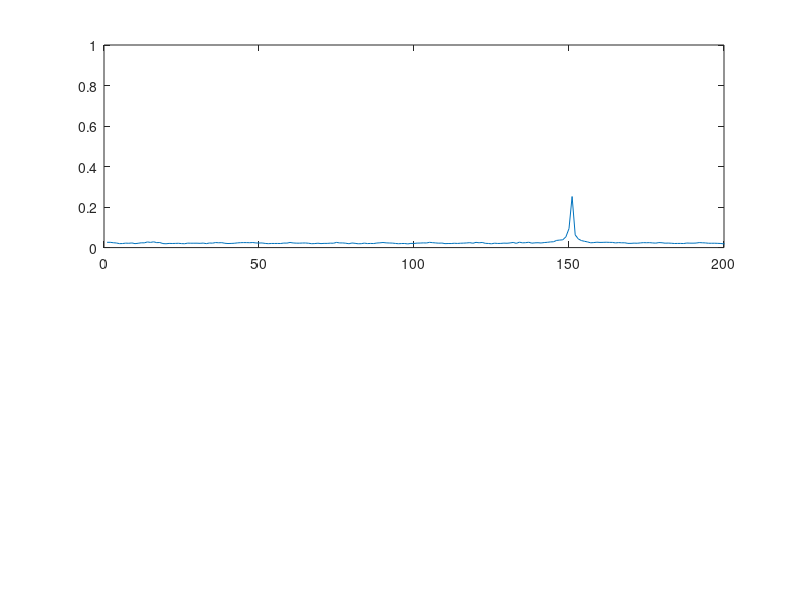
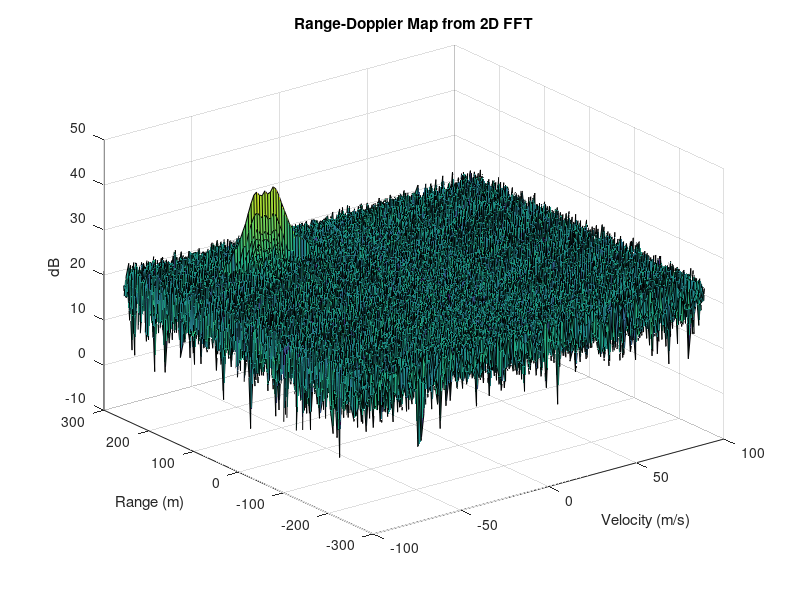
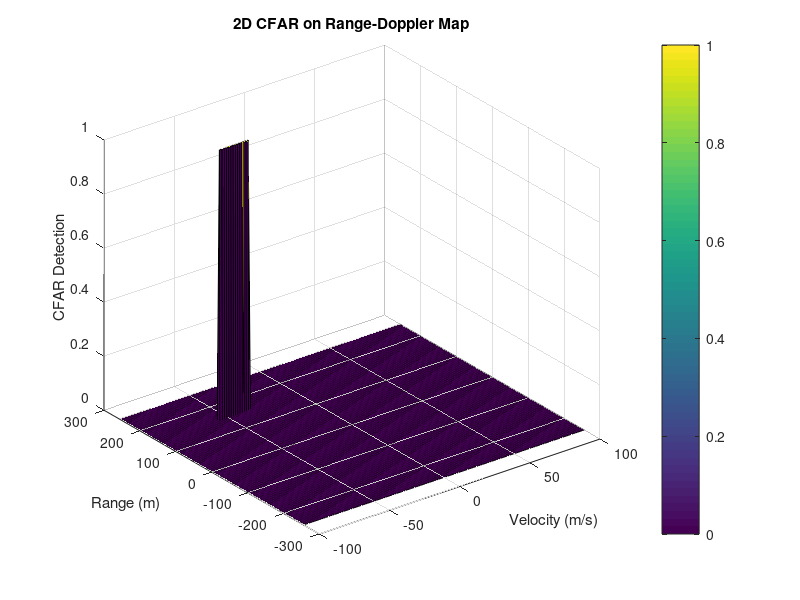

Source code (MATLAB) for these figures, in order:
clear all
clc;

%% Radar Specifications 
%%%%%%%%%%%%%%%%%%%%%%%%%%%
% Frequency of operation = 77GHz
% Max Range = 200m
% Range Resolution = 1 m
% Min Velocity = -70 m/s
% Max Velocity = 70 m/s
%%%%%%%%%%%%%%%%%%%%%%%%%%%
max_range = 200;

%speed of light = 3e8
c = 3e8;
%% User Defined Range and Velocity of target
% *%DONE* :
% define the target's initial position and velocity. Note : Velocity
% remains contant
R = 150; % initial range of the target in meters
v = -50; % velocity of the target in m/s (negative indicates moving towards the radar)


%% FMCW Waveform Generation

% *%DONE* :
%Design the FMCW waveform by giving the specs of each of its parameters.
% Calculate the Bandwidth (B), Chirp Time (Tchirp) and Slope (slope) of the FMCW
% chirp using the requirements above.
range_resolution = 1; % meter
B = c / (2 * range_resolution); % Bandwidth for the given range resolution
Tchirp = 5.5 * (2 * max_range / c); % Chirp time for the given maximum range
slope = B / Tchirp; % slope of FMCW chirp

disp(['slope: ', num2str(B)]);


%Operating carrier frequency of Radar 
fc= 77e9;             %carrier freq

                                                          
%The number of chirps in one sequence. Its ideal to have 2^ value for the ease of running the FFT
%for Doppler Estimation. 
Nd=128;                   % #of doppler cells OR #of sent periods % number of chirps

%The number of samples on each chirp. 
Nr=1024;                  %for length of time OR # of range cells

% Timestamp for running the displacement scenario for every sample on each
% chirp
t=linspace(0,Nd*Tchirp,Nr*Nd); %total time for samples


%Creating the vectors for Tx, Rx and Mix based on the total samples input.
Tx=zeros(1,length(t)); %transmitted signal
Rx=zeros(1,length(t)); %received signal
Mix = zeros(1,length(t)); %beat signal

%Similar vectors for range_covered and time delay.
r_t=zeros(1,length(t));
td=zeros(1,length(t));


%% Signal generation and Moving Target simulation
% Running the radar scenario over the time. 

for i=1:length(t)         
    % *%DONE* :
    %For each time stamp update the Range of the Target for constant velocity. 
    r_t(i) = R + v * t(i);
    td(i) = 2 * r_t(i) / c;
    
    % *%DONE* :
    %For each time sample we need update the transmitted and
    %received signal. 
    Tx(i) = cos(2 * pi * (fc * t(i) + (slope * t(i)^2) / 2));
    Rx(i) = cos(2 * pi * (fc * (t(i) - td(i)) + (slope * (t(i) - td(i))^2) / 2));
    
    % *%DONE* :
    %Now by mixing the Transmit and Receive generate the beat signal
    %This is done by element wise matrix multiplication of Transmit and
    %Receiver Signal
    Mix(i) = Tx(i) .* Rx(i);
    
end

%% RANGE MEASUREMENT


 % *%DONE* :
%reshape the vector into Nr*Nd array. Nr and Nd here would also define the size of
%Range and Doppler FFT respectively.
Mix = reshape(Mix, [Nr, Nd]);

 % *%DONE* :
%run the FFT on the beat signal along the range bins dimension (Nr) and
%normalize.
sig_fft = fft(Mix, [], 1)./Nr; % FFT along the range bins

 % *%DONE* :
% Take the absolute value of FFT output
sig_fft = abs(sig_fft);

% Find the largest value for each row
sig_fft = max(sig_fft, [], 2);

 % *%DONE* :
% Output of FFT is double sided signal, but we are interested in only one side of the spectrum.
% Hence we throw out half of the samples.
sig_fft = sig_fft(1:Nr/2);


%plotting the range
figure('Name', 'Range from First FFT')
title('Range from First FFT')
subplot(2,1,1)

 % *%DONE* :
 % plot FFT output 
plot(sig_fft(:, 1)); % plot the first column of FFT results
axis ([0 200 0 1]);


%% RANGE DOPPLER RESPONSE
% The 2D FFT implementation is already provided here. This will run a 2DFFT
% on the mixed signal (beat signal) output and generate a range doppler
% map. You will implement CFAR on the generated RDM

% Range Doppler Map Generation.

% The output of the 2D FFT is an image that has reponse in the range and
% doppler FFT bins. So, it is important to convert the axis from bin sizes
% to range and doppler based on their Max values.

Mix = reshape(Mix, [Nr, Nd]);

% 2D FFT using the FFT size for both dimensions.
sig_fft2 = fft2(Mix, Nr, Nd);

% Taking just one side of signal from Range dimension.
sig_fft2 = sig_fft2(1:Nr/2, 1:Nd);
sig_fft2 = fftshift(sig_fft2);
RDM = abs(sig_fft2);
RDM = 10 * log10(RDM);

% Use the surf function to plot the output of 2DFFT and to show axis in both dimensions
doppler_axis = linspace(-100, 100, Nd);
range_axis = linspace(-200, 200, Nr/2) * ((Nr/2) / 400);
figure, surf(doppler_axis, range_axis, RDM);
title('Range-Doppler Map from 2D FFT')
ylabel('Range (m)')
xlabel('Velocity (m/s)')
zlabel('dB')

%% CFAR implementation

% Slide Window through the complete Range Doppler Map

% *%DONE* : Select the number of Training Cells in both the dimensions.
Tr = 8;  % Training cells in range dimension
Td = 8;   % Training cells in doppler dimension

% *%DONE* : Select the number of Guard Cells in both dimensions around the Cell under test (CUT) for accurate estimation
Gr = 4;   % Guard cells in range dimension
Gd = 4;   % Guard cells in doppler dimension

% *%DONE* : offset the threshold by SNR value in dB
offset = 6;  % SNR offset in dB

% *%DONE* : Create a vector to store noise_level for each iteration on training cells
cfar_map = zeros(Nr/2, Nd); % Only half of symmetry considered

totalCells = (2 * (Tr + Gr) + 1) * (2 * (Td + Gd) + 1);
guardCells = (2 * Gr + 1) * (2 * Gd + 1);
trainingCells = totalCells - guardCells;

% *%DONE* :
%design a loop such that it slides the CUT across range doppler map by
%giving margins at the edges for Training and Guard Cells.
%For every iteration sum the signal level within all the training
%cells. To sum convert the value from logarithmic to linear using db2pow
%function. Average the summed values for all of the training
%cells used. After averaging convert it back to logarithimic using pow2db.
%Further add the offset to it to determine the threshold. Next, compare the
%signal under CUT with this threshold. If the CUT level > threshold assign
%it a value of 1, else equate it to 0.

% Use RDM[x,y] as the matrix from the output of 2D FFT for implementing
% CFAR

% Precompute power values of the RDM
powerRDM = db2pow(RDM);

% Range
for i = (Tr + Gr + 1) : (Nr/2 - Tr - Gr) 

   % Doppler
   for j = (Td + Gd + 1) : (Nd - Td - Gd)

        % Extract the patch for processing
        patch = powerRDM((i - Tr - Gr) : (i + Tr + Gr), (j - Td - Gd) : (j + Td + Gd));

        % Mask for guard cells and the Cell Under Test (CUT)
        mask = ones(size(patch));
        mask((Tr + 1) : (end - Tr), (Td + 1) : (end - Td)) = 0;
        
        % Calculate the training cell noise level
        noiseLevelSum = sum(patch(mask == 1));
        avgNoiseLevel = noiseLevelSum / trainingCells;
        noiseThreshold = pow2db(avgNoiseLevel * offset);

        % CFAR detection logic
        if RDM(i, j) > noiseThreshold
            cfar_map(i, j) = 1;
        end
   end
end

% *%DONE* :
% The process above will generate a thresholded block, which is smaller 
% than the Range Doppler Map as the CUT cannot be located at the edges of
% matrix. Hence, few cells will not be thresholded. To keep the map size same
% set those values to 0.

cfar_map(1:(Tr+Gr), :) = 0;
cfar_map((end-Tr-Gr+1):end, :) = 0;
cfar_map(:, 1:(Td+Gd)) = 0;
cfar_map(:, (end-Td-Gd+1):end) = 0;

% Display the CFAR output using the Surf function like we did for Range Doppler Response output.
figure, surf(doppler_axis, range_axis, cfar_map);
colorbar;
title('2D CFAR Range Doppler Map');
title("2D CFAR on Range-Doppler Map")
xlabel('Velocity (m/s)')
ylabel('Range (m)')
zlabel('CFAR Detection')
 